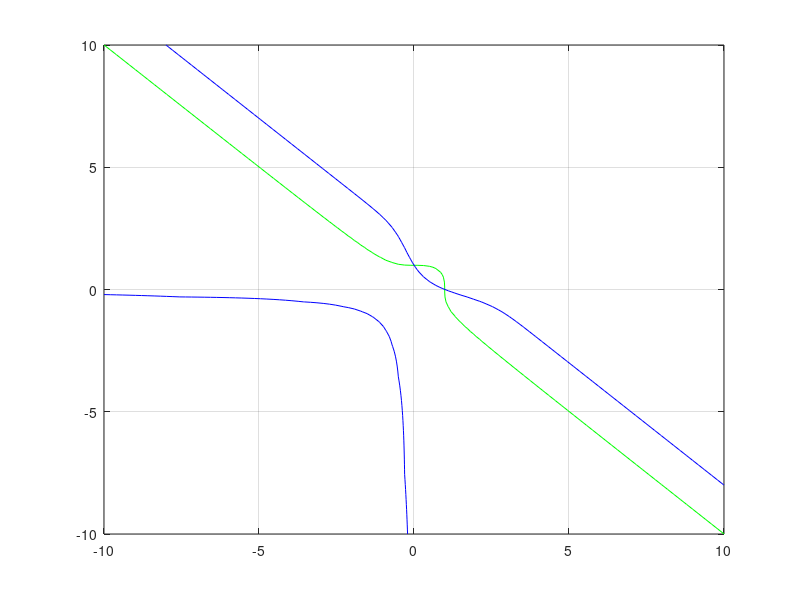

This chart was generated by the following MATLAB code: (Note: this script raises an error after producing the figure.)
format long

f1=@(x1,x2)x1.^3+x2.^3-1;
f2=@(x1,x2)exp(x1.*x2)+x1+x2-2

f=@(x)[x(1).^3+x(2).^3-1; exp(x(1).*x(2))+x(1)+x(2)-2];

dF=@(x)[3.*x(1).^2 3.*x(2).^2;
    x(2).*exp(x(1).*x(2))+x(1)  x(1).*exp(x(1).*x(2))+x(2)];

x1=linspace(-10,10,100);
x2=linspace(-10,10,100);  

[X1,X2]=meshgrid(x1,x2);
Z1=f1(X1, X2); Z2=f2(X1, X2);
contour(x1,x2,Z1,[0 0],'g')
hold on
contour(x1,x2,Z2,[0 0],'b')
grid on

x=[-0.3;1.7];
kmax=10; tol=0.5e-8;
for k=1:kmax
    h=-Df(x)\f(x);
    x=x+h;
    disp([x' norm(h)])
if norm(h)<tol, break, end
end

plot(x(1),x(2),'ro')